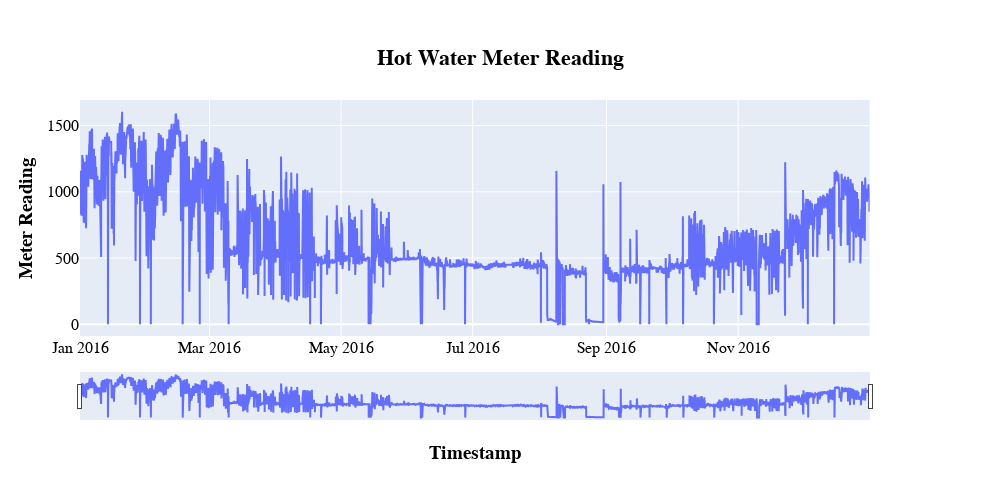

Write notebook code for a chart like this one.
### Markdown cell above
... plotting for electricity consumption

### Code cell
from plotly.subplots import make_subplots

# hotwater_consumption['meter_reading'].replace(to_replace=0, method='ffill', inplace=True)
fig = make_subplots(specs=[[{"secondary_y": True}]])
fig.add_trace(go.Scatter(x=hotwater_consumption.index,
                         y=hotwater_consumption['meter_reading'],
                         name="Actual")) #line_color='lightblue'
fig.update_layout(xaxis_rangeslider_visible=True)
fig.update_layout(width=1000, height=500,
                      title= {'text': "<b>Hot Water Meter Reading<b>", 'y':0.9, 'x':0.5, 'xanchor': 'center', 'yanchor': 'top'},
                      xaxis_title="<b>Timestamp<b>",
                      yaxis_title="<b>Meter Reading<b>",
                      font=dict(family="Courier New, monospace", size=16, color='black'))
fig.show()

### Figure 1 — Plotly figure (JSON) as saved in the notebook; plotly's stock layout.template omitted (floating-point values rounded to 4 significant figures; data arrays with more than 128 entries replaced by an {"elided": "..."} marker saying what was removed)
{"data": [{"name": "Actual", "type": "scatter", "x": {"elided": "8784 str values"}, "y": {"elided": "8784 float values"}}], "layout": {"font": {"color": "black", "family": "Courier New, monospace", "size": 16}, "height": 500, "title": {"text": "<b>Hot Water Meter Reading<b>", "x": 0.5, "xanchor": "center", "y": 0.9, "yanchor": "top"}, "width": 1000, "xaxis": {"anchor": "y", "autorange": true, "domain": [0, 0.94], "range": ["2016-01-01", "2016-12-31 23:00"], "rangeslider": {"autorange": true, "range": ["2016-01-01", "2016-12-31 23:00"], "visible": true, "yaxis": {"_template": null, "rangemode": "match"}}, "title": {"text": "<b>Timestamp<b>"}, "type": "date"}, "yaxis": {"anchor": "x", "autorange": true, "domain": [0, 1], "range": [-89.11, 1693.0], "title": {"text": "<b>Meter Reading<b>"}, "type": "linear"}, "yaxis2": {"anchor": "x", "overlaying": "y", "side": "right"}}}
